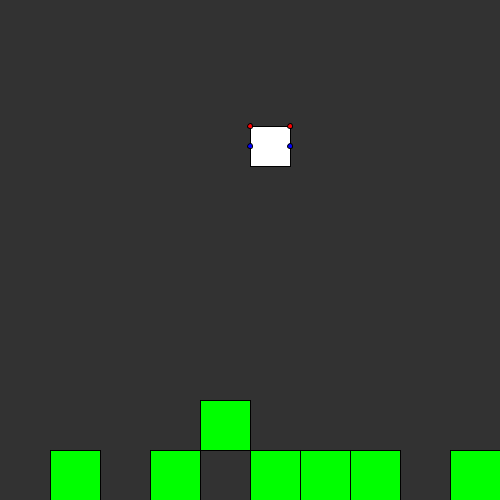
Frame 1 (no input)
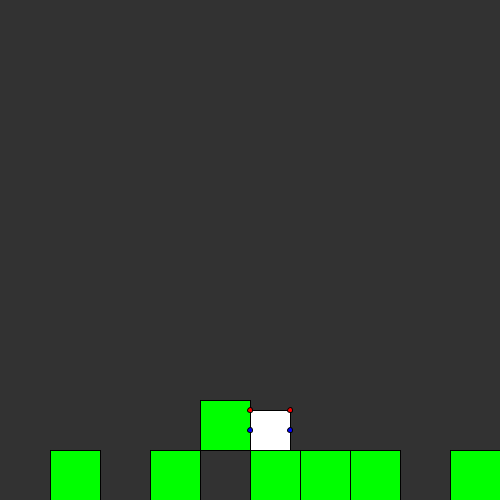
Frame 60 (the mouse pressed at the canvas centre just before this capture)
Frame 120 (the mouse held since frame 60 and released just before this capture): identical to frame 60, image omitted

The Processing sketch that drew these frames (run headless with seeded random() and noise(); from frame 60 on, the mouse is pressed at the canvas centre):

// Processing sketch: Unit2Final_Platformer
// ── Unit2Final_Platformer.pde
public int canvasSize = 500;

int levelSize = 500;

// splits the level into "tiles": 0 represents open space, 1 represents a ground tile
int[][] level = {
  { 0, 0, 0, 0, 0, 0, 0, 0, 0, 0 },
  { 0, 0, 0, 0, 0, 0, 0, 0, 0, 0 },
  { 0, 0, 0, 0, 0, 0, 0, 0, 0, 0 },
  { 0, 0, 0, 0, 0, 0, 0, 0, 0, 0 },
  { 0, 0, 0, 0, 0, 0, 0, 0, 0, 0 },
  { 0, 0, 0, 0, 0, 0, 0, 0, 0, 0 },
  { 0, 0, 0, 0, 0, 0, 0, 0, 0, 0 },
  { 0, 0, 0, 0, 0, 0, 0, 0, 0, 0 },
  { 0, 0, 0, 0, 1, 0, 0, 0, 0, 0 },
  { 0, 1, 0, 1, 0, 1, 1, 1, 0, 1 }
};

// initialises an array with a connection to the GroundTiles script
GroundTiles[] groundTiles;

// initializes a variable with a connection to the player script
Player p;

// char variables that make it easier to read if statements involving keys pressed
public char left = 'a';
public char right = 'd';
public char jump = 'w';
public char none = 'x';
char curDir = none;

boolean isMoving = false;

boolean hitGround = false;

int jumpFalseTimer = 0;
int hitGroundFalseTimer = 0;

public void settings() {
  size(canvasSize, canvasSize);
}

public void setup() {
  // noStroke();

  p = new Player( );

  calcGroundTileCount();
  createTiles();
}

// counts the number of ground tiles in the level matrix (each index that holds the value 1) and assigns the array groundTiles to that size
void calcGroundTileCount() {
  int groundTileCount = 0;
  for (int i = 0; i < level.length; i++) {
    for (int j = 0; j < level[i].length; j++) {
      if (level[i][j] == 1) {
        groundTileCount++;
      }
    }
  }
  groundTiles = new GroundTiles[groundTileCount];
}

// for each ground tile in the level matrix, the function creates a tile by calling the GroundTiles script and adds it to the groundTiles array
void createTiles() {
  int groundTileIndex = 0;
  for (int i = 0; i < level.length; i++) {
    for (int j = 0; j < level[i].length; j++) {
      switch (level[i][j]) {
      case 0:
        break;
      case 1:
        groundTiles[groundTileIndex] = (new GroundTiles(i, j, level[i].length, level.length, levelSize));
        groundTileIndex++;
        break;
      }
    }
  }
}

void draw() {
  background(50);

  for (int i = 0; i < groundTiles.length; i++) {
    groundTiles[i].display();
  }

  p.update(isMoving, curDir);
  p.display();

  collisionCheck_Ground();
  collisionCheck_Wall();

  if (p.isJumping) {
    jumpFalseTimer++;
    if (jumpFalseTimer == 2) {
      p.isJumping = false;
      jumpFalseTimer = 0;
    }
  }
  
  if (hitGround) {
    hitGroundFalseTimer++;
    if (hitGroundFalseTimer == 2) {
      hitGround = false;
      hitGroundFalseTimer = 0;
    }
  }
}

public void keyPressed() {
  if (key == left) {
    isMoving = true;
    curDir = left;
  } else if (key == right) {
    isMoving = true;
    curDir = right;
  }

  if (p.isGrounded && key == jump) {
    if (!p.isJumping) {
      p.isJumping = true;
      jump();
    }
  }
}

public void keyReleased() {
  if (key == left) {
    isMoving = false;
    curDir = none;
  } else if (key == right) {
    isMoving = false;
    curDir = none;
  }
}

//checks to see if the player is touching the top of any ground tile
void collisionCheck_Ground() {
  for (int i = 0; i < groundTiles.length; i++) {
    if (isAboveTile(i)) {
      if (p.bottomY >= groundTiles[i].y - 6 && p.bottomY <= groundTiles[i].y + 1) {
        if(!hitGround){
          hitGround = true;
          p.speedY = 0;
          
          p.bottomY = groundTiles[i].y;
          p.topY = p.bottomY - p.h;
          p.y = p.topY;
        }
        p.isGrounded = true;
        return;
      } else {
        p.isGrounded = false;
      }
    } else {
      p.isGrounded = false;
    }
  }
}

//checks to see if the player is touching the side of any ground tile
void collisionCheck_Wall() {
  for (int i = 0; i < groundTiles.length; i++) {
    if (isNextToTile(i)) {
      if (p.x < groundTiles[i].x) {
        p.touchingRightOfWall = false;
        if (p.rightX > groundTiles[i].leftX - 1 && p.rightX < groundTiles[i].leftX + 10) {
          p.touchingLeftOfWall = true;
          return;
        } else {
          p.touchingLeftOfWall = false;
          return;
        }
      } else if (p.x > groundTiles[i].x) {
        p.touchingLeftOfWall = false;
        if (p.leftX < groundTiles[i].rightX + 1 &&  p.leftX > groundTiles[i].rightX - 10) {
          p.touchingRightOfWall = true;
          return;
        } else {
          p.touchingRightOfWall = false;
          return;
        }
      }
    } else {
      //println("is not next to tile");
      p.touchingLeftOfWall = false;
      p.touchingRightOfWall = false;
      return;
    }
  }
}

// checks to see if the player is above any of the ground tiles by checking the players x-pos against that of the tile
boolean isAboveTile(int i) {
  if (p.leftX >= groundTiles[i].leftX &&  p.leftX <= groundTiles[i].rightX) {
    return true;
  } else if (p.rightX >= groundTiles[i].leftX &&  p.rightX <= groundTiles[i].rightX) {
    return true;
  } else {
    return false;
  }
}

// checks to see if the player is on the same y level as any of the ground tiles by checking the players y-pos against that of the tile
boolean isNextToTile(int i) {
  if (p.topY > groundTiles[i].y && p.topY < groundTiles[i].y + groundTiles[i].h) {
    return true;
  } else if (p.bottomY > groundTiles[i].y && p.bottomY < groundTiles[i].y + groundTiles[i].h) {
    return true;
  } else {
    return false;
  }
}

//changes the players speedY value to a set negative value (jumpForce) when the 'w' key is clicked so that the player jumps
void jump() {
  p.speedY -= p.jumpForce;
}

// ── GroundTiles.pde
class GroundTiles{
  // variables for each tiles x-pos, y-pos, width, and height
  int x,y,w,h;
  
  int leftX,rightX;
  
  // gets called every time a ground tile is created from the level matrix and gets added to the groundTiles array
  // each tile in the array has its own set of the variables assigned below
  GroundTiles(int i, int j, int rowSize, int colSize, int levelSize){
    w = levelSize / rowSize;
    h = levelSize / colSize;
    x = w * j;
    y = h * i;
    
    leftX = x;
    rightX = x+w;
    
    //println(x+","+y+","+w+","+h);
  }
  
  // draws each ground tile every frame based on the x and y positions and the width and hights of each tile in the groundTiles array
  void display(){
    fill(0,255,0);
    rect(x,y,w,h);
  }
}

// ── Player.pde
class Player{  
  int x,y,w,h;
  
  int leftX,rightX,topY,bottomY;
  
  boolean isGrounded;
  boolean touchingLeftOfWall,touchingRightOfWall;

  int gravity; //acceleration of gravity
  int speedX,maxSpeedX;
  int speedY,maxSpeedY;
  
  int jumpForce;
  boolean isJumping;

  Player(){
    w = 40;
    h = 40;
    x = (canvasSize / 2);
    y = (canvasSize / 4);
    
    rightX = x+w;
    leftX = x;
    
    topY = y;
    bottomY = y+h;

    maxSpeedX = 5;
    speedX = 0;
    
    maxSpeedY = 15;
    speedY = 0;
    
    jumpForce = 15;
    isJumping = false;
    
    gravity = 1;
    isGrounded = false;
    touchingLeftOfWall = false;
    touchingRightOfWall = false;
  }

  void update(boolean moving, char dir) {
    if(moving) {
      speedX = maxSpeedX;
      
      if(dir == left){ 
        x -= speedX;
        rightX -= speedX;
        leftX -= speedX;
      }else if(dir == right){ 
       x += speedX;
       rightX += speedX;
       leftX += speedX;
      }
    }else{
      speedX = 0;
    }
    
    //println(speedY+","+isJumping);
    
    if(!isGrounded){
      if(speedY < maxSpeedY){
        speedY += gravity;
      }
    }else{
      if(!isJumping){
        speedY = 0;
      }
    }
    
    y += speedY;
    bottomY += speedY;
    
    println(touchingLeftOfWall+","+touchingRightOfWall);
    //println(x+","+y+"-"+leftX+","+rightX+"-"+bottomY);
  }

  void display() {
    fill(255,255,255);
    rect(x, y, w, h);
    
    fill(255,0,0);
    ellipse(x,y,5,5);
    ellipse(x+w,y,5,5);
    
    fill(0,0,255);
    ellipse(leftX,y+(h/2),5,5);
    ellipse(rightX,y+(h/2),5,5);
  }
}
